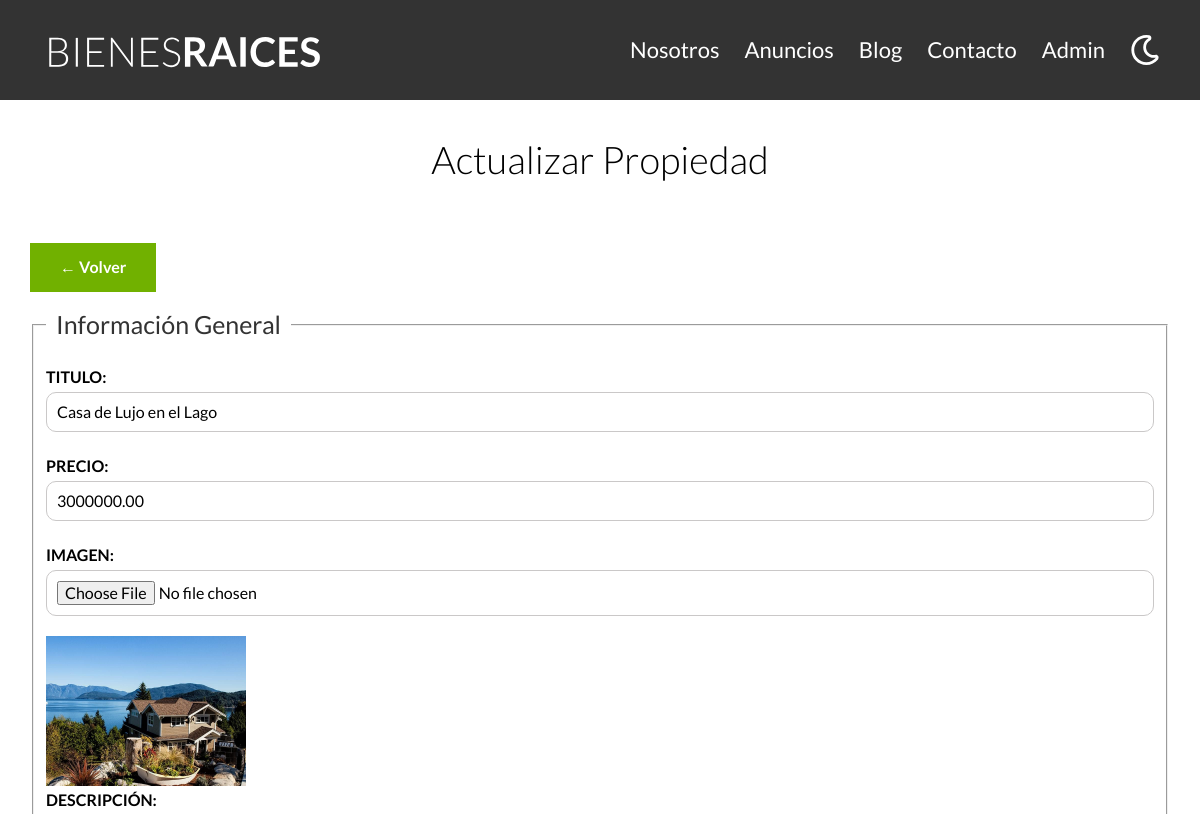
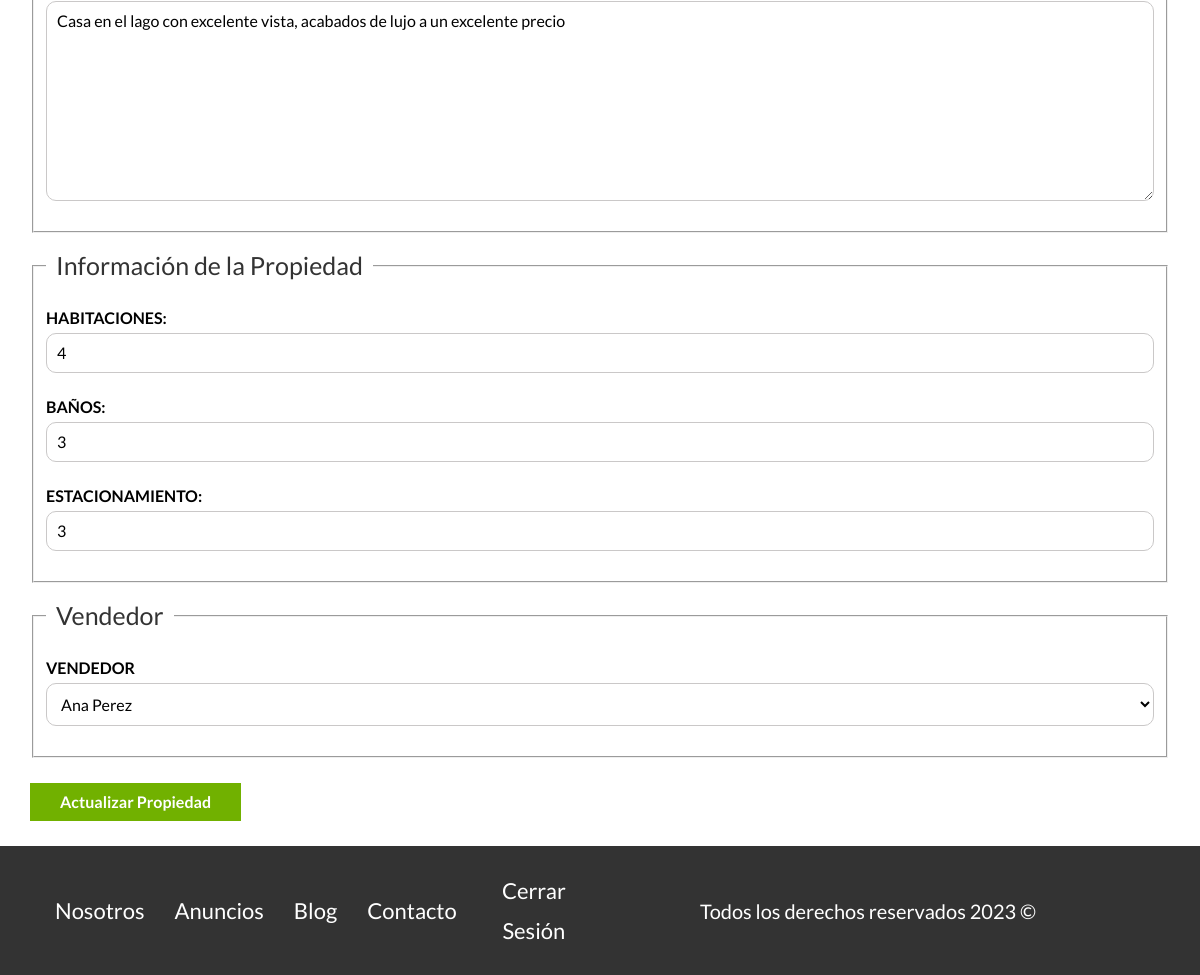
Page /propiedades/actualizar?id=17 (signed in) on the committed database (2 pictures, top to bottom).
### tables this page shows
CREATE TABLE `propiedades` (
  `id` int NOT NULL AUTO_INCREMENT,
  `titulo` varchar(45) DEFAULT NULL,
  `precio` decimal(10,2) DEFAULT NULL,
  `imagen` varchar(200) DEFAULT NULL,
  `descripcion` longtext,
  `habitaciones` int DEFAULT NULL,
  `wc` int DEFAULT NULL,
  `estacionamiento` int DEFAULT NULL,
  `creado` date DEFAULT NULL,
  `vendedores_id` int NOT NULL,
  PRIMARY KEY (`id`),
  KEY `fk_propiedades_vendedores_idx` (`vendedores_id`),
  CONSTRAINT `fk_propiedades_vendedores` FOREIGN KEY (`vendedores_id`) REFERENCES `vendedores` (`id`)
);

CREATE TABLE `vendedores` (
  `id` int NOT NULL AUTO_INCREMENT,
  `nombre` varchar(45) DEFAULT NULL,
  `apellido` varchar(45) DEFAULT NULL,
  `telefono` varchar(10) DEFAULT NULL,
  PRIMARY KEY (`id`)
);

### controllers/PropiedadController.php (called while the page is built, shortened)
<?php
class PropiedadController {
    public static function actualizar(Router $router) {
        $id = validarORedireccionar('/admin');
        $propiedad = Propiedad::find($id);
        $vendedores = Vendedor::all();
        $errores = Propiedad::getErrores();
        $router->render('/propiedades/actualizar', [
            'propiedad' => $propiedad,
            'errores' => $errores,
            'vendedores' => $vendedores
        ]);
    }
}

### public/index.php (called while the page is built, shortened)
<?php
$router = new Router();
$router->get('/admin',[PropiedadController::class, 'index']);
$router->get('/propiedades/crear',[PropiedadController::class, 'crear']);
$router->post('/propiedades/crear',[PropiedadController::class, 'crear']);
$router->get('/propiedades/actualizar',[PropiedadController::class, 'actualizar']);
$router->post('/propiedades/actualizar',[PropiedadController::class, 'actualizar']);
$router->post('/propiedades/eliminar',[PropiedadController::class, 'eliminar']);
$router->get('/vendedores/crear',[VendedorController::class, 'crear']);
$router->post('/vendedores/crear',[VendedorController::class, 'crear']);
$router->get('/vendedores/actualizar',[VendedorController::class, 'actualizar']);
$router->post('/vendedores/actualizar',[VendedorController::class, 'actualizar']);
$router->post('/vendedores/eliminar',[VendedorController::class, 'eliminar']);
$router->get('/blogs/crear',[BlogController::class, 'crear']);
$router->post('/blogs/crear',[BlogController::class, 'crear']);
$router->get('/blogs/actualizar',[BlogController::class, 'actualizar']);
$router->post('/blogs/actualizar',[BlogController::class, 'actualizar']);
$router->post('/blogs/eliminar',[BlogController::class, 'eliminar']);
$router->get('/',[PaginasController::class,'index']);
$router->get('/nosotros',[PaginasController::class,'nosotros']);
$router->get('/anuncios',[PaginasController::class,'anuncios']);
$router->get('/anuncio',[PaginasController::class,'anuncio']);
$router->get('/blog',[PaginasController::class,'blog']);
$router->get('/entrada',[PaginasController::class,'entrada']);
$router->get('/contacto',[PaginasController::class,'contacto']);
$router->post('/contacto',[PaginasController::class,'contacto']);
$router->get('/login',[LoginController::class, 'login']);
$router->post('/login',[LoginController::class, 'login']);
$router->get('/logout',[LoginController::class, 'logout']);
$router->comprobarRutas();

### includes/funciones.php (called while the page is built, shortened)
<?php
function s($html) : string{
    $s = htmlspecialchars($html);
    return $s;
}
function validarORedireccionar(string $url) {
    $id = $_GET['id'];
    $id = filter_var($id, FILTER_VALIDATE_INT);
    return $id;
}

### models/ActiveRecord.php (called while the page is built, shortened)
<?php
class ActiveRecord {
    protected static $db;
    protected static $tabla = '';
    public static function setDB($database) {
        self::$db = $database;
    }
    public static function all() {
        $query = "SELECT * FROM " . static::$tabla;
        $resultado = self::consultarSQL($query);
        return $resultado;
    }
    public static function find($id) {
        $query = "SELECT * FROM " . static::$tabla . " WHERE id = $id";
        $resultado = self::consultarSQL($query);
        return array_shift($resultado);
    }
    public static function consultarSQL($query) {
        $resultado = self::$db->query($query);
        $array = [];
        while ($registro = $resultado->fetch_assoc()) {
            $array[] = static::crearObjeto($registro);
        }
        return $array;
    }
    protected static function crearObjeto($registro) {
        $objeto = new static;
        foreach ($registro as $key => $value) {
            if (property_exists($objeto,$key)) {
                $objeto->$key = $value;
            }
        }
        return $objeto;
    }
}

### views/propiedades/formulario_propiedades.php (the view, shortened to what this page needs)
<fieldset>
    <legend>Información General</legend>
    <label for="titulo">Titulo:</label>
    <input type="text" id="titulo" name="propiedad[titulo]" placeholder="Titulo Propiedad" value="<?php echo s($propiedad->titulo ); ?>" >
    <label for="precio">Precio:</label>
    <input type="number" id="precio" name="propiedad[precio]" placeholder="Precio Propiedad" value="<?php echo s($propiedad->precio ); ?>">
    <label for="imagen">Imagen:</label>
    <input type="file" id="imagen" accept="image/jpeg image/png" name="propiedad[imagen]">
    <?php if($propiedad->imagen):?>
        <img src="/imagenes/<?php echo $propiedad->imagen?>" class="imagen-small" alt="<?php echo "Imagen ".$propiedad->titulo?>">
    <?php endif;?>
    <label for="descripcion">Descripción:</label>
    <textarea name="propiedad[descripcion]" id="descripcion" cols="30" rows="10"><?php echo s($propiedad->descripcion);?></textarea>
</fieldset>
<fieldset>
    <legend>Información de la Propiedad</legend>
    <label for="habitaciones">Habitaciones:</label>
    <input type="number" id="habitaciones" name="propiedad[habitaciones]" placeholder="Ej: 3" min="1" max="9" value="<?php echo s($propiedad->habitaciones); ?>">
    <label for="wc">Baños:</label>
    <input type="number" id="wc" name="propiedad[wc]" placeholder="Ej: 3" min="1" max="9" value="<?php echo s($propiedad->wc); ?>">
    <label for="estacionamiento">Estacionamiento:</label>
    <input type="number" id="estacionamiento" name="propiedad[estacionamiento]" placeholder="Ej: 3" min="0" max="9" value="<?php echo s($propiedad->estacionamiento); ?>">
</fieldset>
<fieldset>
    <legend>Vendedor</legend>
    <label for="vendedor">Vendedor</label>
    <select name="propiedad[vendedores_id]" id="vendedor">
        <?php foreach($vendedores as $vendedor): ?>
            <option <?php echo $propiedad->vendedores_id === $vendedor->id ? 'selected' : ''; ?> value="<?php echo s($vendedor->id); ?>"><?php echo s($vendedor->nombre) . " " . s($vendedor->apellido); ?></option>
        <?php endforeach;?>
    </select>
</fieldset>

### public/build/css/app.css (style rules this page uses)
html { -webkit-text-size-adjust:100%;line-height:1.15 }
body { margin:0 }
img { border-style:none }
button,input,optgroup,select,textarea { font-family:inherit;font-size:100%;line-height:1.15;margin:0 }
button,input { overflow:visible }
button,select { text-transform:none }
fieldset { padding:.35em .75em .625em }
legend { box-sizing:border-box;color:inherit;display:table;max-width:100%;padding:0;white-space:normal }
textarea { overflow:auto }
html { box-sizing:border-box;font-size:62.5% }
*,:after,:before { box-sizing:inherit }
body { font-family:Lato,sans-serif;font-size:1.6rem;line-height:1.8 }
img,picture { display:block;width:100% }
.formulario legend { color:#333;font-size:2.5rem;padding:1rem }
.formulario label { display:block;font-weight:700;text-transform:uppercase }
.formulario input:not([type=submit]),.formulario select,.formulario textarea { background-color:#fff;border:1px solid #cac8c8;border-radius:1rem;display:block;margin-bottom:2rem;padding:1rem;width:100% }
.formulario textarea { height:20rem }
.imagen-small { width:20rem }

### rows in the picture
propiedades: titulo "Casa de Lujo en el Lago", precio "3000000.00", imagen (picture), descripcion "Casa en el lago con excelente vista, acabados de lujo a un excelente precio", habitaciones "4", wc "3", estacionamiento "3", vendedores.nombre "Ana Perez"
